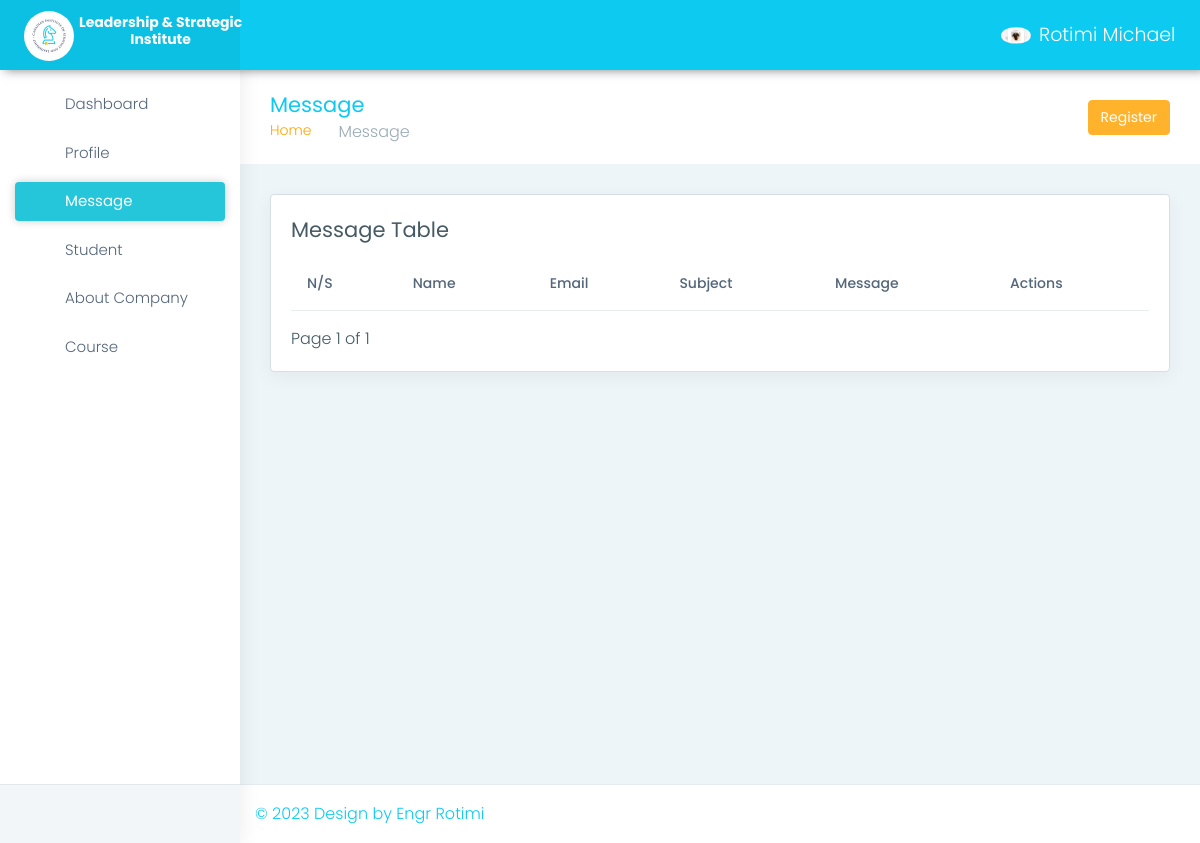
/message (signed in), run on the app's committed database.
### leadershipApp/models.py (models this page shows, shortened)
class CustomUser(AbstractBaseUser, PermissionsMixin):
    email = models.EmailField(unique=True, max_length=254, blank=True)
    image = models.ImageField(upload_to='media' , blank=True)
    phone = models.CharField(max_length=225, blank=True)
    first_name = models.CharField(max_length=30, blank=True)
    last_name = models.CharField(max_length=30, blank=True)
    is_active = models.BooleanField(default=True, blank=True)
    is_staff = models.BooleanField(default=False, blank=True)
    date_joined = models.DateTimeField(auto_now=True , blank=True)
    USERNAME_FIELD = 'email'
    REQUIRED_FIELDS = []
    objects = CustomUserManager()

### leadershipApp/views.py (the view)
# urls.py: path('message', views.message, name='message'),
def message(request):
    messages = Message.objects.all()
    profile = request.user
    paginator = Paginator(messages, 10)  # Show 10 messages per page
    page_number = request.GET.get('page')
    page_obj = paginator.get_page(page_number)
    return render(request, 'table-message.html', {'page_obj': page_obj, 'profile': profile})

### leadershipApp/templates/table-message.html (shortened to what this page needs)
<!DOCTYPE html>
{% load static %}
<html dir="ltr" lang="en">
  <head>
    <link href="{% static 'css/style.min.css' %}" rel="stylesheet" />
  </head>
  <body>
    <div
      id="main-wrapper"
      data-layout="vertical"
      data-navbarbg="skin5"
      data-sidebartype="full"
      data-sidebar-position="absolute"
      data-header-position="absolute"
      data-boxed-layout="full"
    >
      <header
        class="topbar"
        data-navbarbg="skin6"
        style="background-color: #0dcaf0"
      >
        <nav class="navbar top-navbar navbar-expand-md navbar-dark">
          <div class="navbar-header" data-logobg="skin6">
            <a class="navbar-brand ms-4" href="index.html">
              <b class="logo-icon">
                <img
                  src="{% static 'assets/images/mike.jpg' %}"
                  alt="homepage"
                  class="dark-logo"
                  width="50px"
                  height="50px"
                  style="border-radius: 100%"
                />
              </b>
              <span class="logo-text">
                <h6 style="color: rgb(252, 251, 251)">
                  Leadership & Strategic <br />
                  <span> Institute</span>
                </h6>
              </span>
            </a>
          </div>
          <div
            class="navbar-collapse collapse"
            id="navbarSupportedContent"
            data-navbarbg="skin5"
          >
            <ul class="navbar-nav me-auto mt-md-0">
              <li class="nav-item search-box">
                <a class="nav-link text-muted" href="javascript:void(0)"
                  ><i class="ti-search"></i
                ></a>
              </li>
            </ul>
            <ul class="navbar-nav">
              {% if user.is_authenticated %}
              <li class="nav-item dropdown">
                <a
                  class="nav-link dropdown-toggle text-muted waves-effect waves-dark"
                  href="#"
                  id="navbarDropdown"
                  role="button"
                  data-bs-toggle="dropdown"
                  aria-expanded="false"
                >
                  <img
                    src="{{profile.image.url}}"
                    alt="user"
                    class="profile-pic me-2"
                  />{{profile.first_name}} {{profile.last_name}}
                </a>
              </li>
              {% endif %}
            </ul>
          </div>
        </nav>
      </header>
      <aside class="left-sidebar" data-sidebarbg="skin6">
        <div class="scroll-sidebar">
          <nav class="sidebar-nav">
            <ul id="sidebarnav">
              <li class="sidebar-item">
                <a
                  class="sidebar-link waves-effect waves-dark sidebar-link"
                  href="{% url 'dashboard' %}"
                  aria-expanded="false"
                  ><i class="mdi me-2 mdi-gauge"></i
                  ><span class="hide-menu">Dashboard</span></a
                >
              </li>
              <li class="sidebar-item">
                <a
                  class="sidebar-link waves-effect waves-dark sidebar-link"
                  href="{% url 'profile' %}"
                  aria-expanded="false"
                >
                  <i class="mdi me-2 mdi-account-check"></i
                  ><span class="hide-menu">Profile</span></a
                >
              </li>
              <li class="sidebar-item">
                <a
                  class="sidebar-link waves-effect waves-dark sidebar-link"
                  href="{% url 'message' %}"
                  aria-expanded="false"
                  ><i class="mdi me-2 mdi-table"></i
                  ><span class="hide-menu">Message</span></a
                >
              </li>
              <li class="sidebar-item">
                <a
                  class="sidebar-link waves-effect waves-dark sidebar-link"
                  href="{% url 'student' %}"
                  aria-expanded="false"
                  ><i class="mdi me-2 mdi-emoticon"></i
                  ><span class="hide-menu">Student</span></a
                >
              </li>
              <li class="sidebar-item">
                <a
                  class="sidebar-link waves-effect waves-dark sidebar-link"
                  href="{% url 'about' %}"
                  aria-expanded="false"
                  ><i class="mdi me-2 mdi-earth"></i
                  ><span class="hide-menu">About Company</span></a
                >
              </li>
              <li class="sidebar-item">
                <a
                  class="sidebar-link waves-effect waves-dark sidebar-link"
                  href="{% url 'admin_course' %}"
                  aria-expanded="false"
                  ><i class="mdi me-2 mdi-book-open-variant"></i
                  ><span class="hide-menu">Course</span></a
                >
              </li>
            </ul>
          </nav>
        </div>
        <div class="sidebar-footer">
          <div class="row">
            <div class="col-4 link-wrap">
              <a
                href="https://www.facebook.com/cisl.institute"
                class="link"
                data-toggle="tooltip"
                title=""
                data-original-title="Settings"
                target="_blank"
                ><i class="mdi mdi-facebook"></i
              ></a>
            </div>
            <div class="col-4 link-wrap">
              <a
                href="mailto:leadershipdiary20@gmail.com"
                class="link"
                data-toggle="tooltip"
                title=""
                data-original-title="Email"
                ><i class="mdi mdi-gmail"></i
              ></a>
            </div>
            <div class="col-4 link-wrap">
              <a
                href="{% url 'logout' %}"
                class="link"
                data-toggle="tooltip"
                title=""
                data-original-title="Logout"
                ><i class="mdi mdi-power"></i
              ></a>
            </div>
          </div>
        </div>
      </aside>
      <div class="page-wrapper">
        <div class="page-breadcrumb">
          <div class="row align-items-center">
            <div class="col-md-6 col-8 align-self-center">
              <h3 class="page-title mb-0 p-0" style="color: #0dcaf0">
                Message
              </h3>
              <div class="d-flex align-items-center">
                <nav aria-label="breadcrumb">
                  <ol class="breadcrumb">
                    <li class="breadcrumb-item">
                      <a href="#" style="color: orange">Home</a>
                    </li>
                    <li class="breadcrumb-item active" aria-current="page">
                      Message
                    </li>
                  </ol>
                </nav>
              </div>
            </div>
            <div class="col-md-6 col-4 align-self-center">
              <div class="text-end upgrade-btn">
                <a
                  href="{% url 'register' %}"
                  class="btn btn-warning d-none d-md-inline-block text-white"
                  target="_blank"
                  >Register</a
                >
              </div>
            </div>
          </div>
        </div>
        <div class="container-fluid">
          <div class="row">
            <div class="col-sm-12">
              <div class="card">
                <div class="card-body">
                  <h4 class="card-title">Message Table</h4>
                  <div class="table-responsive">
                    <table class="table user-table">
                      <thead>
                        <tr>
                          <th class="border-top-0">N/S</th>
                          <th class="border-top-0">Name</th>
                          <th class="border-top-0">Email</th>
                          <th class="border-top-0">Subject</th>
                          <th class="border-top-0">Message</th>
                          <th class="border-top-0">Actions</th>
                        </tr>
                      </thead>
                    </table>
                  </div>
                  <div class="pagination">
                    <span class="step-links">
                      <span class="current">
                        Page {{page_obj.number}} of {{page_obj.paginator.num_pages}}
                      </span>
                    </span>
                  </div>
                </div>
              </div>
            </div>
          </div>
        </div>
        <footer class="footer">
          <a
            href="https://michaelpenetraliahub.github.io/Portfolio/"
            target="_blank"
            style="color: #0dcaf0"
            >© 2023 Design by Engr Rotimi</a
          >
        </footer>
      </div>
    </div>
  </body>
</html>

### data on the page
CustomUser: image (picture), first_name "Rotimi", last_name "Michael"

### other printed values
{{ page_obj.number }} "1"
{{ page_obj.paginator.num_pages }} "1"
